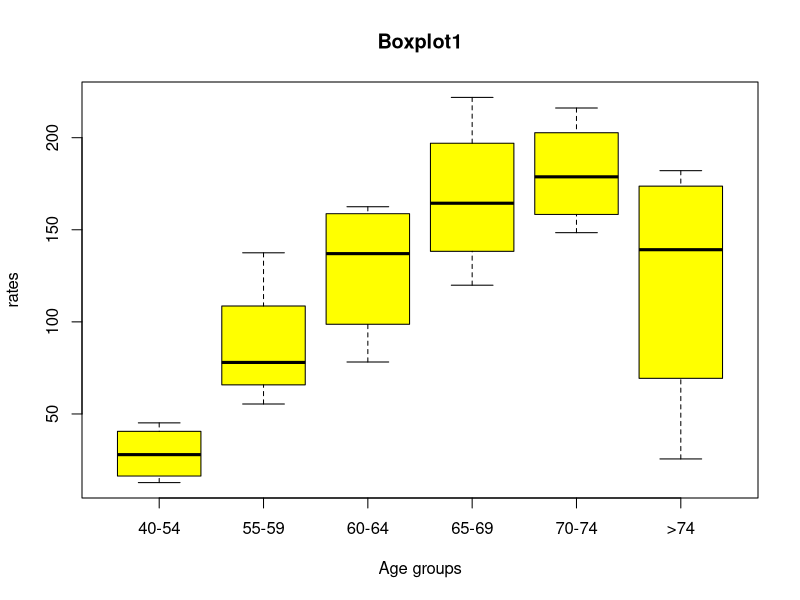
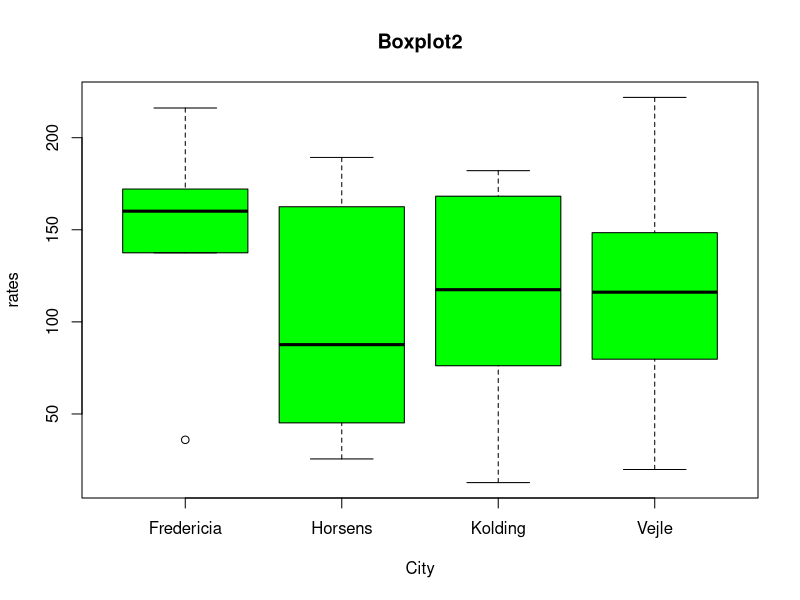

Generate these figures, in order, with R:
## ---- chunk 1
knitr::opts_chunk$set(echo = TRUE)
## ---- chunk 2
if (!require(lmtest)) {
    install.packages("lmtest")
    require(lmtest)
}
## ---- chunk 3
# Create a new project and save the 'DenmarkPopulations.csv' file in the project folder on your computer. 
data1 <- read.csv("DenmarkPopulations.csv")

# Describe DenmarkPopulations.csv which we've now named as "data1":
str(data1)

# View the data (if you want to view the data in a separate tab, then type View(data1))
data1
## ---- chunk 4
# Save the 'DenmarkLungCancer.csv' file in the project folder on your computer. 
data2 <- read.csv("DenmarkLungCancer.csv")

# Describe DenmarkLungCancer.csv which we've now named as "data2":
str(data2)

# View the data (if you want to view the data in a separate tab, then type View(data2))
data2
## ---- chunk 5
# This is a 1-to-1 merg. To merge data1 onto data2 (to merge population and cancer data), we reopen the cancer data.  The variables that define the merge are 'age' and 'city'. Note that unlike STATA, we define a new dataset that is the result of merging both data1 and data2

final <- merge(data1, data2, by = c("age", "city"))

# View merged dataset that we've now named 'final'
final
## ---- chunk 6
table(final$age)
table(final$city)

# Sort the dataset by age group to reflect 40-54 as the first group.
final$age <- factor(final$age, levels = c("40-54","55-59","60-64", "65-69", "70-74", ">74" ))
final <- final[order(final$age),]

## ---- chunk 7
final$rate <- final$cases / final$pop *10000
## ---- chunk 8
boxplot(rate~age, data = final, 
ylab = "rates", xlab = "Age groups", 
main = "Boxplot1", col = "yellow")


boxplot(rate~ city, data = final, 
ylab = "rates", xlab = "City", 
main = "Boxplot2", col = "green")
## ---- chunk 9
pois <- glm(cases ~ age +city, offset=log(pop), data=final, 
family = poisson(link = log))

#to calculate IRR values from the beta coefficients
exp(coef(pois))

#to calculate CI for IRR values
exp(confint(pois))
## ---- chunk 10
# Install the "lmtest" package before the next step.
library(lmtest)
waldtest <- waldtest(glm(cases~age+city+log(pop), data=final, family = poisson(link = log)))
waldtest
## ---- chunk 11
with(pois, cbind(res.deviance = deviance, df = df.residual, p=pchisq(deviance, df.residual, lower.tail = FALSE)))
## ---- chunk 12
#Run a regression model omitting the variable of interest (here, city)

pois1 <- glm(cases ~ age + log(pop), family = poisson(link = log), data=final)
pois1

# And a regression model with the variable of interest
pois_original <- glm(cases ~ age + city, offset=log(pop), family = poisson(link = log), data=final)
pois_original

lrtest(pois1,pois_original)

# The AIC and the BIC can be seen in the above model outputs but can otherwise be shown as below
AIC(pois1,pois_original)
BIC(pois1,pois_original)

# Our conclusion is unchanged from the Wald test.
